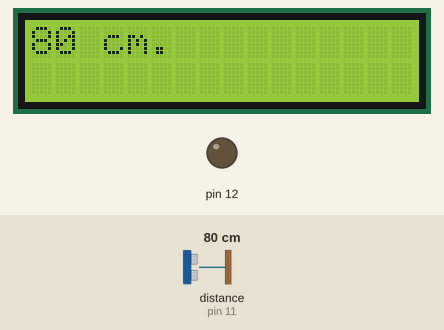
A sketch run on a simulated Arduino Uno, built with avr-gcc and run on an emulated ATmega328P. On the bench: 16×2 character LCD, output pins drawn as LEDs (lit = HIGH). Wiring (inferred from the names in the program): ultrasonic range finder: trigger pin 13; echo pin 11. Inputs (shaded band) come from the test bench; at power-on: distance to the obstacle (sensor on pin 11) 80 cm. The echo pulse lasts 58.3 µs per cm; pins used as bus, display or sensor lines are not drawn; what the sketch prints to the serial monitor is not drawn.

Above: at 1.2 s.
1.3 s: distance to the obstacle (sensor on pin 11) set to 44 cm
At 2.9 s:
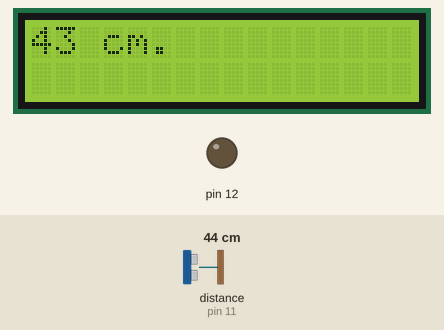
3.8 s: distance to the obstacle (sensor on pin 11) set to 35 cm
At 5.6 s:
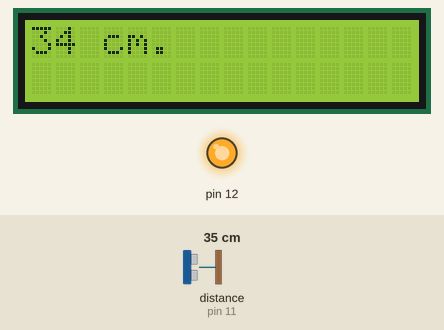
6.3 s: distance to the obstacle (sensor on pin 11) set to 8 cm
At 8.2 s:
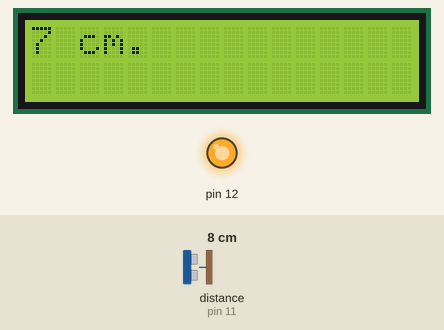
8.7 s: distance to the obstacle (sensor on pin 11) set to 5 cm
At 10.6 s:
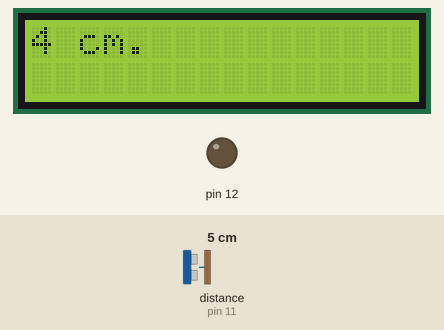
Timing chart, 0 to 12.1 s (numbered marks = the images above; inputs shaded):
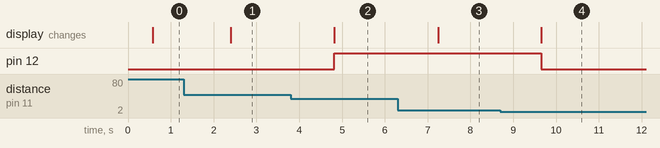

The sketch:

distance.ino
```cpp
#define trigPin 13
#define echoPin 11
#include <LiquidCrystal.h>
LiquidCrystal lcd(10, 9, 8, 7, 6, 5);
void setup() {
  Serial.begin (9600);
  pinMode(trigPin, OUTPUT);
  pinMode(echoPin, INPUT);
  pinMode(12, OUTPUT);
  lcd.begin(16, 2);
  lcd.setCursor(0, 0);
  lcd.print("Distance : ");
}
int Function_of_distance(){
  long czas;
  digitalWrite(trigPin, LOW);
  delayMicroseconds(2);
  digitalWrite(trigPin, HIGH);
  delayMicroseconds(10);
  digitalWrite(trigPin, LOW);

  czas = pulseIn(echoPin, HIGH);
  delay(500);
  lcd.clear();

  int zm = czas/58;
  Serial.println(zm);
  lcd.print(zm);
  lcd.print(" cm.");
  return(zm);
}
void range(int a, int b) {
  int how_is_it_the_distance = Function_of_distance();
  if ((how_is_it_the_distance > a) && (how_is_it_the_distance < b)) {
      digitalWrite(12, HIGH);
  } else {
      digitalWrite(12, LOW);
  }
}

void loop() {
  range(5, 40);
  delay(100);


}
```

Measured:
- the behaviour switches between 41 and 40 cm on distance to the obstacle (sensor on pin 11) (found by bisection; images 1 and 2)
- the behaviour switches between 7 and 6 cm on distance to the obstacle (sensor on pin 11) (found by bisection; images 3 and 4)
- after the input at 1.3 s, the display: changes after 1.1 s (image 1)
- after the input at 3.8 s, pin 12: LOW → HIGH after 1.0 s; the display: changes after 1.0 s (image 2)
- after the input at 6.3 s, the display: changes after 0.94 s (image 3)
- after the input at 8.7 s, pin 12: HIGH → LOW after 0.96 s; the display: changes after 0.96 s (image 4)
